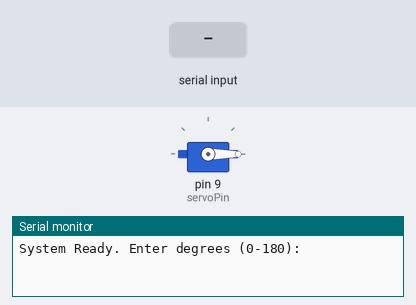
Simulated run of this sketch. Board: Arduino Uno, built with avr-gcc and run on an emulated ATmega328P. Parts: servo, the last lines printed to the serial monitor. The test bench sets the inputs (shaded band).

Above: at 1.2 s.
1.3 s: "90,45\n" received over Serial
At 1.8 s:
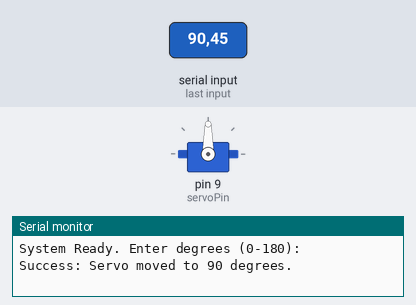
2.8 s: "30,150\n" received over Serial
At 4.0 s:
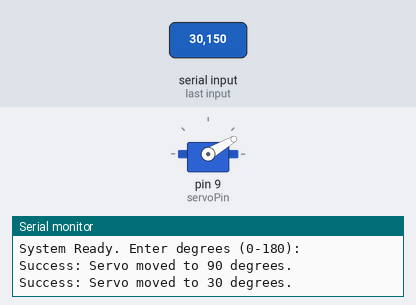
4.3 s: "0\n" received over Serial
At 5.1 s:
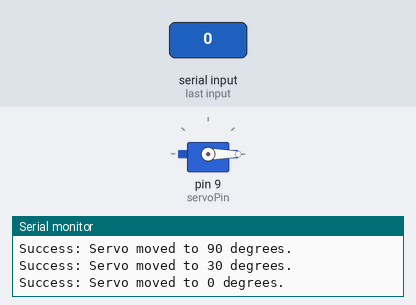
5.8 s: "90\n" received over Serial
At 6.3 s:
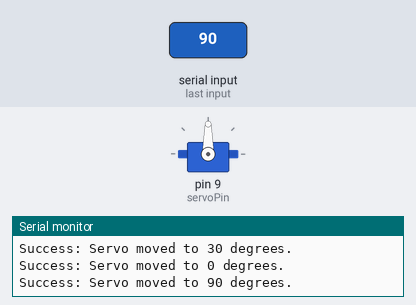
Timing chart, 0 to 8.3 s (numbered marks = the images above; inputs shaded):
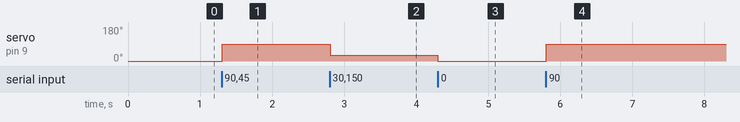

The sketch:

servo_motor.ino
```cpp
#include <Servo.h>

Servo myServo;
const int servoPin = 9;

void setup() {
  myServo.attach(servoPin);
  Serial.begin(9600);
  // Set initial position
  myServo.write(0);
  Serial.println("System Ready. Enter degrees (0-180):");
}

void loop() {
  if (Serial.available() > 0) {
    // Read input until newline
    String inputString = Serial.readStringUntil('\n');
    inputString.trim(); // Remove whitespace

    if (inputString.length() > 0) {
      long val = inputString.toInt();

      // Validation Logic
      if (val == 0 && inputString != "0") {
          Serial.println("Error: Invalid input. Please enter a number.");
      }
      else if (val >= 0 && val <= 180) {
        myServo.write(val);
        Serial.print("Success: Servo moved to ");
        Serial.print(val);
        Serial.println(" degrees.");
      } else {
        Serial.print("Error: ");
        Serial.print(val);
        Serial.println(" is out of range (0-180).");
      }
    }
  }
}
```

Measured:
- after the input at 1.3 s, servo on pin 9 (servoPin): 0° → 90° at once
- after the input at 2.8 s, servo on pin 9 (servoPin): 90° → 30° at once
- after the input at 4.3 s, servo on pin 9 (servoPin): 30° → 0° at once
- after the input at 5.8 s, servo on pin 9 (servoPin): 0° → 90° at once
